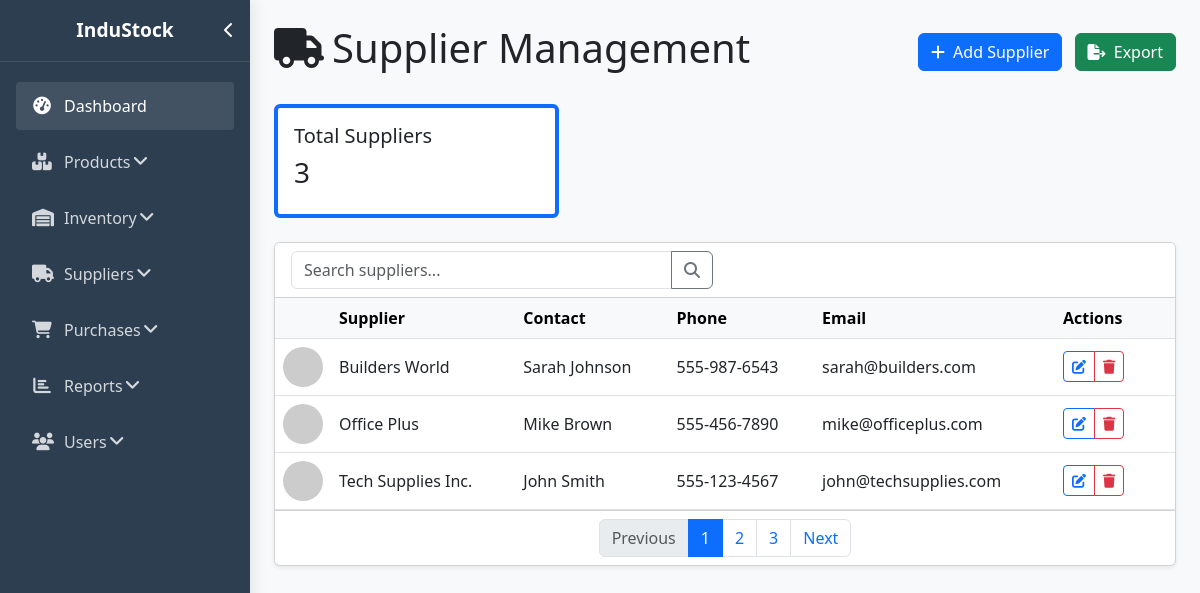
The app's page /suppliers/read.php (signed in) with its own data.
### tables this page shows
CREATE TABLE suppliers (
    supplier_id INT AUTO_INCREMENT PRIMARY KEY,
    name VARCHAR(100) NOT NULL,
    contact_person VARCHAR(100),
    email VARCHAR(100),
    phone VARCHAR(20),
    address TEXT,
    tax_id VARCHAR(50),
    created_at TIMESTAMP DEFAULT CURRENT_TIMESTAMP,
    updated_at TIMESTAMP DEFAULT CURRENT_TIMESTAMP ON UPDATE CURRENT_TIMESTAMP
);

### suppliers/read.php (the view, shortened to what this page needs)
<?php
require_once __DIR__ . '../../config/database.php';
$search = isset($_GET['search']) ? trim($_GET['search']) : '';
$query = "SELECT * FROM suppliers WHERE 1=1";
$params = [];
$query .= " ORDER BY name";
$stmt = $pdo->prepare($query);
$stmt->execute($params);
$suppliers = $stmt->fetchAll();
$total_suppliers = $pdo->query("SELECT COUNT(*) FROM suppliers")->fetchColumn();
?>
<!DOCTYPE html>
<html lang="en">
<head>
    <link href="https://cdn.jsdelivr.net/npm/bootstrap@5.3.0/dist/css/bootstrap.min.css" rel="stylesheet">
    <link rel="stylesheet" href="https://cdnjs.cloudflare.com/ajax/libs/font-awesome/6.4.0/css/all.min.css">
</head>
<body>
    <div class="d-flex">
        <div class="main-content">
            <div class="container-fluid p-4">
                <div class="d-flex justify-content-between align-items-center mb-4">
                    <h1><i class="fas fa-truck me-2"></i>Supplier Management</h1>
                    <div>
                        <a href="create.php" class="btn btn-primary me-2">
                            <i class="fas fa-plus me-1"></i> Add Supplier
                        </a>
                        <button class="btn btn-success" id="exportBtn">
                            <i class="fas fa-file-export me-1"></i> Export
                        </button>
                    </div>
                </div>
                <div class="row mb-4">
                    <div class="col-md-4">
                        <div class="card border-start border-primary border-4 h-100">
                            <div class="card-body">
                                <h5 class="card-title">Total Suppliers</h5>
                                <h3><?= number_format($total_suppliers) ?></h3>
                            </div>
                        </div>
                    </div>
                </div>
                <div class="card shadow-sm mb-4">
                    <div class="card-header bg-white">
                        <div class="row align-items-center">
                            <div class="col-md-6">
                                <form method="GET" action="read.php" class="input-group">
                                    <input type="text" name="search" class="form-control" placeholder="Search suppliers..." value="<?= htmlspecialchars($search) ?>">
                                    <button class="btn btn-outline-secondary" type="submit">
                                        <i class="fas fa-search"></i>
                                    </button>
                                </form>
                            </div>
                        </div>
                    </div>
                    <div class="card-body p-0">
                        <div class="table-responsive">
                            <table class="table table-hover align-middle mb-0">
                                <thead class="table-light">
                                    <tr>
                                        <th style="width: 50px;"></th>
                                        <th>Supplier</th>
                                        <th>Contact</th>
                                        <th>Phone</th>
                                        <th>Email</th>
                                        <th style="width: 120px;">Actions</th>
                                    </tr>
                                </thead>
                                <tbody>
                                    <?php foreach ($suppliers as $supplier): ?>
                                        <tr>
                                            <td><img src="https://via.placeholder.com/40x40?text=<?= substr($supplier['name'], 0, 2) ?>" class="supplier-logo"></td>
                                            <td><?= htmlspecialchars($supplier['name']) ?></td>
                                            <td><?= htmlspecialchars($supplier['contact_person']) ?></td>
                                            <td><?= htmlspecialchars($supplier['phone']) ?></td>
                                            <td><?= htmlspecialchars($supplier['email']) ?></td>
                                            <td>
                                                <div class="btn-group btn-group-sm">
                                                    <a href="update.php?id=<?= $supplier['supplier_id'] ?>" class="btn btn-outline-primary">
                                                        <i class="fas fa-edit"></i>
                                                    </a>
                                                    <button class="btn btn-outline-danger" data-bs-toggle="modal" data-bs-target="#deleteModal<?= $supplier['supplier_id'] ?>">
                                                        <i class="fas fa-trash"></i>
                                                    </button>
                                                </div>
                                            </td>
                                        </tr>
                                    <?php endforeach; ?>
                                </tbody>
                            </table>
                        </div>
                    </div>
                    <div class="card-footer bg-white">
                        <nav aria-label="Supplier pagination">
                            <ul class="pagination justify-content-center mb-0">
                                <li class="page-item disabled">
                                    <a class="page-link" href="#" tabindex="-1">Previous</a>
                                </li>
                                <li class="page-item active"><a class="page-link" href="#">1</a></li>
                                <li class="page-item"><a class="page-link" href="#">2</a></li>
                                <li class="page-item"><a class="page-link" href="#">3</a></li>
                                <li class="page-item">
                                    <a class="page-link" href="#">Next</a>
                                </li>
                            </ul>
                        </nav>
                    </div>
                </div>
            </div>
        </div>
    </div>
</body>
</html>

### suppliers/read.php (style rules this page uses)
:root { --primary: #2c3e50; --secondary: #3498db; --success: #28a745; --warning: #ffc107; --danger: #dc3545; --light: #ecf0f1; }
body { font-family: 'Segoe UI', Tahoma, Geneva, Verdana, sans-serif; background-color: #f8f9fa; overflow-x: hidden; }
.main-content { margin-left: 250px; transition: all 0.3s; min-height: 100vh; width: calc(100% - 250px); }
.supplier-logo { width: 40px; height: 40px; object-fit: cover; border-radius: 50%; }

### records on screen
suppliers: name "Builders World", contact_person "Sarah Johnson", phone "555-987-6543", email "sarah@builders.com"
suppliers: name "Office Plus", contact_person "Mike Brown", phone "555-456-7890", email "mike@officeplus.com"
suppliers: name "Tech Supplies Inc.", contact_person "John Smith", phone "555-123-4567", email "john@techsupplies.com"

### other values on screen
$total_suppliers "3"
